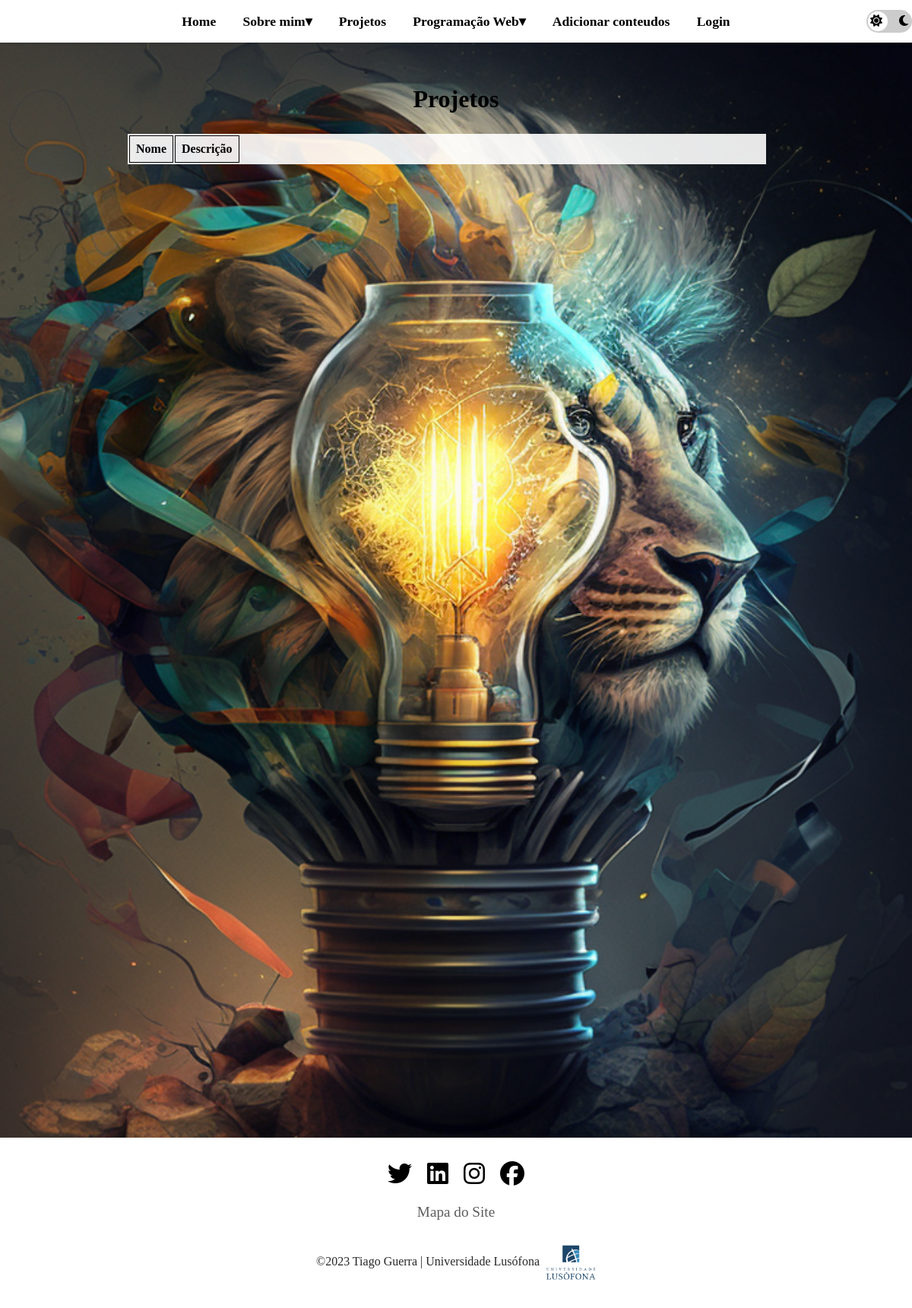
/projetos, run on an earlier commit of the app's database.
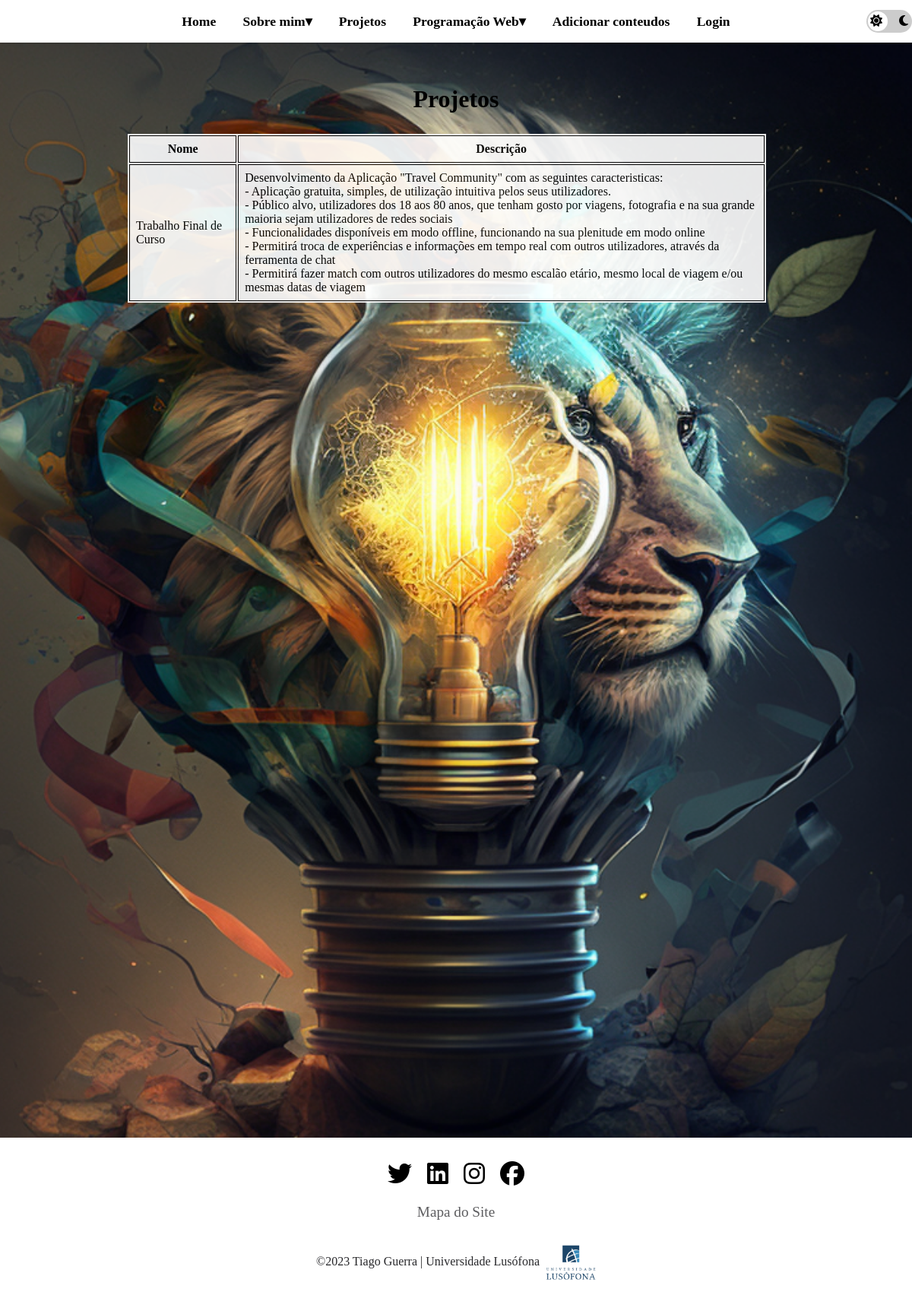
And on a later commit of the database.
### portfolio/models.py (models this page shows, shortened)
class Projeto(models.Model):
    nome = models.CharField(max_length=75, blank=True)
    descricao = models.TextField(max_length=2000, blank=True)

### portfolio/views.py (the view)
# urls.py: path('projetos', views.projetos_page_view, name='projetos'),
def projetos_page_view(request):
    projetos = Projeto.objects.all()
    return render(request, 'portfolio/projetos.html', {'projetos': projetos})

### portfolio/templates/portfolio/projetos.html (shortened to what this page needs)
{% extends 'portfolio/layout.html' %}
{% load static %}
{% block head %}
<link rel="stylesheet" href="{% static 'css/projetos.css' %}">
{% endblock %}
{% block main %}
    <h1>Projetos</h1>
    <table class="tabela1ano">
        <thead>
            <tr class="header-tr">
                <th>Nome</th>
                <th>Descrição</th>
            </tr>
        </thead>
        <tbody>
        {% for projeto in projetos %}
            <tr>
              <td>{{ projeto.nome }}</td>
              <td>{{ projeto.descricao | safe }}</td>
            </tr>
        {% endfor %}
        </tbody>
    </table>
{% endblock %}

What changed in the data, as far as the page shows it:
added Projeto: nome "Trabalho Final de Curso", descricao "Desenvolvimento da Aplicação \"Travel Community\" com as seguintes caracteristicas: - Aplicação gratuita, simples, de utilização intuitiva pelos seus utilizadores. - Público alvo, utilizadores dos 18 aos 80 anos, que tenham gosto por viagens, fotografia e na sua grande maioria sejam utilizadores de redes sociais - Funcionalidades disponíveis em modo offline, funcionando na sua plenitude em modo online - Permitirá troca de experiências e informações em tempo real com outros utilizadores, através da ferramenta de chat - Permitirá fazer match com outros utilizadores do mesmo escalão etário, mesmo local de viagem e/ou mesmas datas de viagem"
